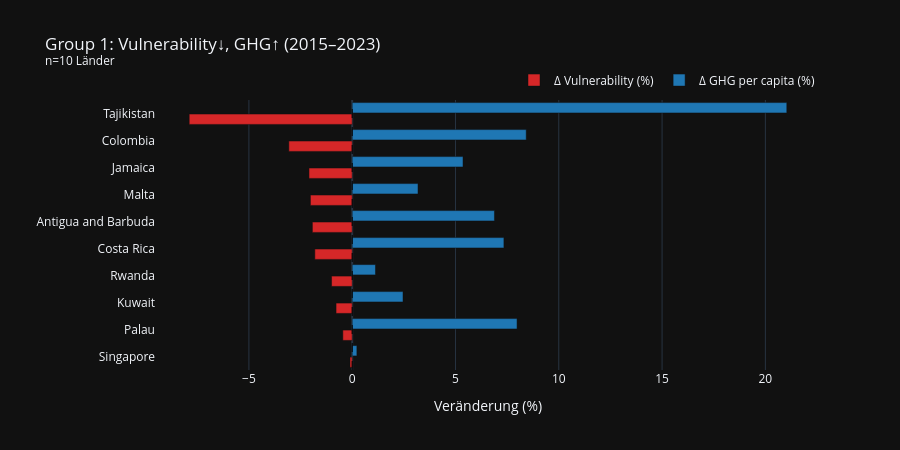
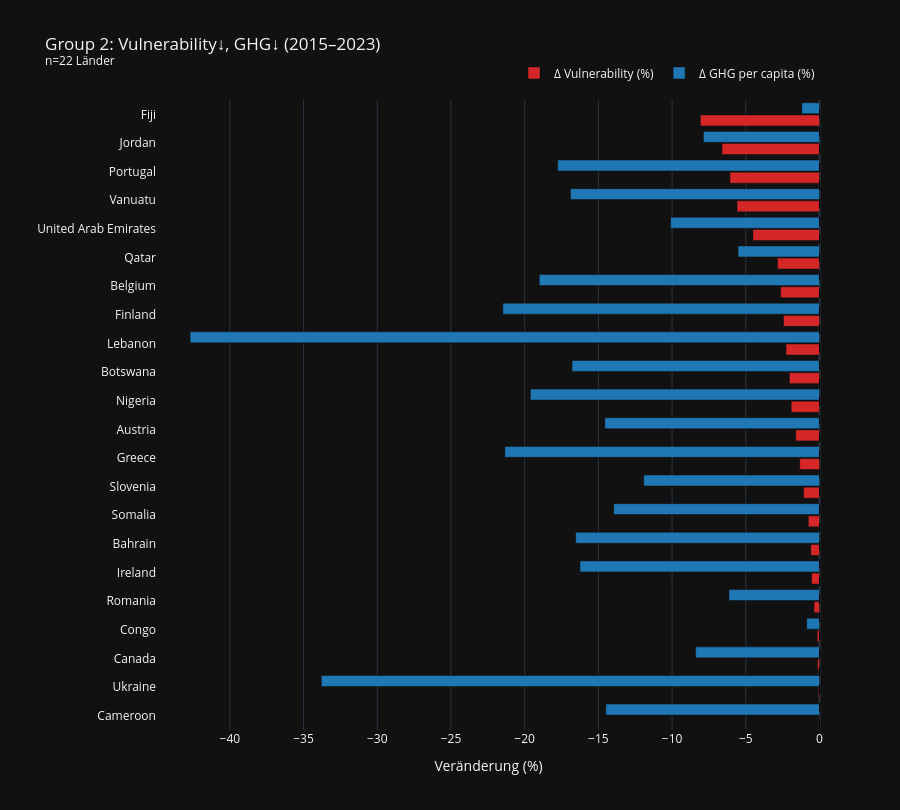
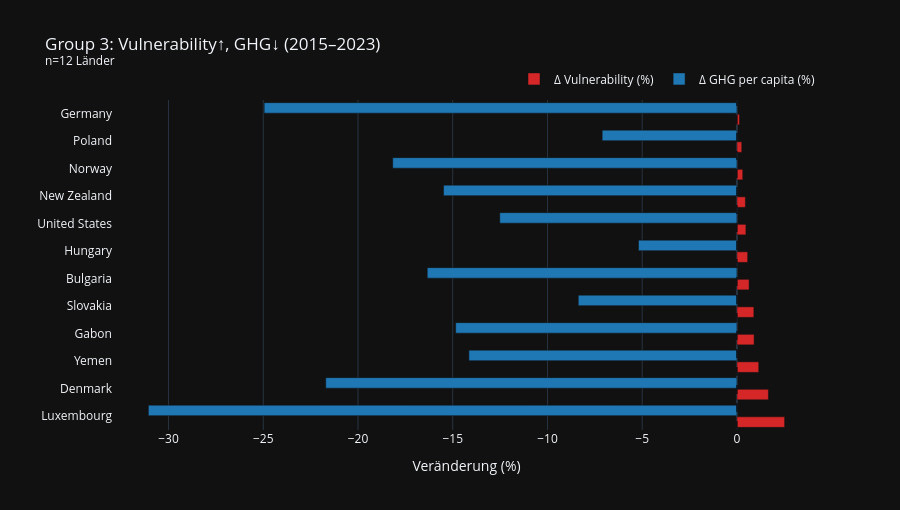
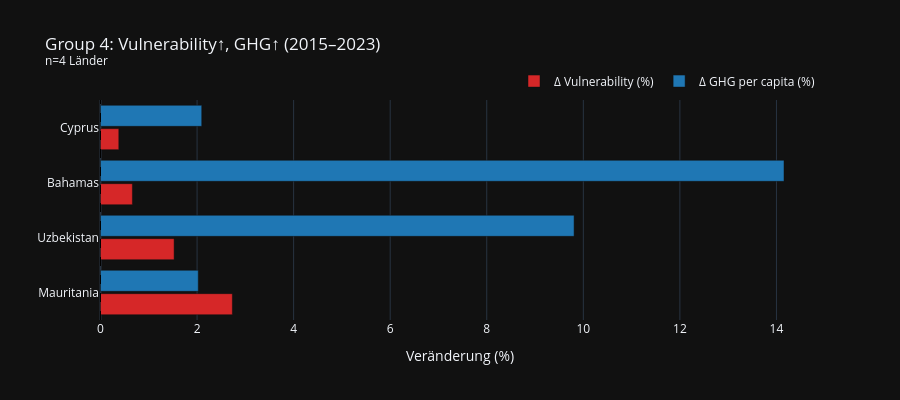

The code cell stored with these charts, in order, in its notebook:
### Markdown cell above
Relative Veränderung 1995–2023 berechnen (minimal)

### Code cell
# Alle 48 Länder: gültige Werte behalten und nach stärkster Vulnerability-Verbesserung sortieren
all48 = track.dropna(subset=["vuln_rel_15_23"]).sort_values("vuln_rel_15_23").copy()

# Quadranten definieren (analog assign_group)
quadrants = {
    "Group 1: Vulnerability↓, GHG↑": (all48["vuln_rel_15_23"] < 0) & (all48["emi_rel_15_23"] > 0),
    "Group 2: Vulnerability↓, GHG↓": (all48["vuln_rel_15_23"] < 0) & (all48["emi_rel_15_23"] < 0),
    "Group 3: Vulnerability↑, GHG↓": (all48["vuln_rel_15_23"] > 0) & (all48["emi_rel_15_23"] < 0),
    "Group 4: Vulnerability↑, GHG↑": (all48["vuln_rel_15_23"] > 0) & (all48["emi_rel_15_23"] > 0)
}

# Für jeden Quadranten einen Plot erstellen
for group_name, group_filter in quadrants.items():
    group_data = all48[group_filter].sort_values("vuln_rel_15_23", ascending=False).copy()
    
    if len(group_data) == 0:
        print(f"Keine Länder in {group_name}")
        continue
    
    # Figure erstellen
    fig = go.Figure()
    
    # Vulnerability Balken
    fig.add_trace(go.Bar(
        y=group_data["Name"],
        x=group_data["vuln_rel_15_23"],
        name="Δ Vulnerability (%)",
        orientation='h',
        marker=dict(color='#d62728'),
        hovertemplate='<b>%{y}</b><br>' +
                      'Vulnerability: %{x:.2f}%<br>' +
                      'ISO3: %{customdata[0]}<br>' +
                      'Status: %{customdata[1]}<br>' +
                      '<extra></extra>',
        customdata=group_data[["ISO3", "status_2015_2023"]]
    ))
    
    # GHG Emissions Balken
    fig.add_trace(go.Bar(
        y=group_data["Name"],
        x=group_data["emi_rel_15_23"],
        name="Δ GHG per capita (%)",
        orientation='h',
        marker=dict(color='#1f77b4'),
        hovertemplate='<b>%{y}</b><br>' +
                      'Emissions: %{x:.2f}%<br>' +
                      'ISO3: %{customdata[0]}<br>' +
                      'Status: %{customdata[1]}<br>' +
                      '<extra></extra>',
        customdata=group_data[["ISO3", "status_2015_2023"]]
    ))
    
    # Layout
    n_countries = len(group_data)
    height = max(400, n_countries * 30 + 150)
    
    fig.update_layout(
        title=f"{group_name} (2015–2023)<br><sup>n={n_countries} Länder</sup>",
        xaxis_title="Veränderung (%)",
        yaxis_title="",
        height=height,
        barmode='group',
        bargap=0.15,
        bargroupgap=0.1,
        legend=dict(
            orientation="h",
            yanchor="bottom",
            y=1.02,
            xanchor="right",
            x=1
        )
    )
    
    # Nulllinie
    fig.add_vline(x=0, line_width=1, line_dash="dash", line_color="black")
    
    fig.show()

### Figure 1 — Plotly figure (JSON) as saved in the notebook; plotly's stock layout.template omitted (floating-point values rounded to 4 significant figures)
{"data": [{"customdata": [["SGP", "off track"], ["PLW", "off track"], ["KWT", "off track"], ["RWA", "off track"], ["CRI", "off track"], ["ATG", "off track"], ["MLT", "off track"], ["JAM", "off track"], ["COL", "off track"], ["TJK", "off track"]], "hovertemplate": "<b>%{y}</b><br>Vulnerability: %{x:.2f}%<br>ISO3: %{customdata[0]}<br>Status: %{customdata[1]}<br><extra></extra>", "marker": {"color": "#d62728"}, "name": "Δ Vulnerability (%)", "orientation": "h", "x": [-0.1065, -0.4534, -0.7814, -0.9993, -1.808, -1.927, -2.022, -2.092, -3.067, -7.89], "y": ["Singapore", "Palau", "Kuwait", "Rwanda", "Costa Rica", "Antigua and Barbuda", "Malta", "Jamaica", "Colombia", "Tajikistan"], "type": "bar"}, {"customdata": [["SGP", "off track"], ["PLW", "off track"], ["KWT", "off track"], ["RWA", "off track"], ["CRI", "off track"], ["ATG", "off track"], ["MLT", "off track"], ["JAM", "off track"], ["COL", "off track"], ["TJK", "off track"]], "hovertemplate": "<b>%{y}</b><br>Emissions: %{x:.2f}%<br>ISO3: %{customdata[0]}<br>Status: %{customdata[1]}<br><extra></extra>", "marker": {"color": "#1f77b4"}, "name": "Δ GHG per capita (%)", "orientation": "h", "x": [0.2272, 7.98, 2.46, 1.128, 7.344, 6.886, 3.186, 5.365, 8.424, 21.04], "y": ["Singapore", "Palau", "Kuwait", "Rwanda", "Costa Rica", "Antigua and Barbuda", "Malta", "Jamaica", "Colombia", "Tajikistan"], "type": "bar"}], "layout": {"legend": {"orientation": "h", "yanchor": "bottom", "y": 1.02, "xanchor": "right", "x": 1}, "title": {"text": "Group 1: Vulnerability↓, GHG↑ (2015–2023)<br><sup>n=10 Länder</sup>"}, "xaxis": {"title": {"text": "Veränderung (%)"}}, "yaxis": {"title": {"text": ""}}, "height": 450, "barmode": "group", "bargap": 0.15, "bargroupgap": 0.1, "shapes": [{"line": {"color": "black", "dash": "dash", "width": 1}, "type": "line", "x0": 0, "x1": 0, "xref": "x", "y0": 0, "y1": 1, "yref": "y domain"}]}}

### Figure 2 — Plotly figure (JSON) as saved in the notebook; plotly's stock layout.template omitted (floating-point values rounded to 4 significant figures)
{"data": [{"customdata": [["CMR", "on track"], ["UKR", "on track"], ["CAN", "on track"], ["COG", "on track"], ["ROU", "on track"], ["IRL", "on track"], ["BHR", "on track"], ["SOM", "on track"], ["SVN", "on track"], ["GRC", "on track"], ["AUT", "on track"], ["NGA", "on track"], ["BWA", "on track"], ["LBN", "on track"], ["FIN", "on track"], ["BEL", "on track"], ["QAT", "on track"], ["ARE", "on track"], ["VUT", "on track"], ["PRT", "on track"], ["JOR", "on track"], ["FJI", "on track"]], "hovertemplate": "<b>%{y}</b><br>Vulnerability: %{x:.2f}%<br>ISO3: %{customdata[0]}<br>Status: %{customdata[1]}<br><extra></extra>", "marker": {"color": "#d62728"}, "name": "Δ Vulnerability (%)", "orientation": "h", "x": [-0.0346, -0.07361, -0.1246, -0.1551, -0.3713, -0.5336, -0.5896, -0.7569, -1.081, -1.343, -1.608, -1.919, -2.045, -2.268, -2.444, -2.634, -2.848, -4.514, -5.593, -6.072, -6.61, -8.078], "y": ["Cameroon", "Ukraine", "Canada", "Congo", "Romania", "Ireland", "Bahrain", "Somalia", "Slovenia", "Greece", "Austria", "Nigeria", "Botswana", "Lebanon", "Finland", "Belgium", "Qatar", "United Arab Emirates", "Vanuatu", "Portugal", "Jordan", "Fiji"], "type": "bar"}, {"customdata": [["CMR", "on track"], ["UKR", "on track"], ["CAN", "on track"], ["COG", "on track"], ["ROU", "on track"], ["IRL", "on track"], ["BHR", "on track"], ["SOM", "on track"], ["SVN", "on track"], ["GRC", "on track"], ["AUT", "on track"], ["NGA", "on track"], ["BWA", "on track"], ["LBN", "on track"], ["FIN", "on track"], ["BEL", "on track"], ["QAT", "on track"], ["ARE", "on track"], ["VUT", "on track"], ["PRT", "on track"], ["JOR", "on track"], ["FJI", "on track"]], "hovertemplate": "<b>%{y}</b><br>Emissions: %{x:.2f}%<br>ISO3: %{customdata[0]}<br>Status: %{customdata[1]}<br><extra></extra>", "marker": {"color": "#1f77b4"}, "name": "Δ GHG per capita (%)", "orientation": "h", "x": [-14.5, -33.79, -8.401, -0.8712, -6.143, -16.25, -16.54, -13.96, -11.93, -21.34, -14.56, -19.61, -16.78, -42.69, -21.48, -19.01, -5.525, -10.1, -16.89, -17.76, -7.873, -1.197], "y": ["Cameroon", "Ukraine", "Canada", "Congo", "Romania", "Ireland", "Bahrain", "Somalia", "Slovenia", "Greece", "Austria", "Nigeria", "Botswana", "Lebanon", "Finland", "Belgium", "Qatar", "United Arab Emirates", "Vanuatu", "Portugal", "Jordan", "Fiji"], "type": "bar"}], "layout": {"legend": {"orientation": "h", "yanchor": "bottom", "y": 1.02, "xanchor": "right", "x": 1}, "title": {"text": "Group 2: Vulnerability↓, GHG↓ (2015–2023)<br><sup>n=22 Länder</sup>"}, "xaxis": {"title": {"text": "Veränderung (%)"}}, "yaxis": {"title": {"text": ""}}, "height": 810, "barmode": "group", "bargap": 0.15, "bargroupgap": 0.1, "shapes": [{"line": {"color": "black", "dash": "dash", "width": 1}, "type": "line", "x0": 0, "x1": 0, "xref": "x", "y0": 0, "y1": 1, "yref": "y domain"}]}}

### Figure 3 — Plotly figure (JSON) as saved in the notebook; plotly's stock layout.template omitted (floating-point values rounded to 4 significant figures)
{"data": [{"customdata": [["LUX", "off track"], ["DNK", "off track"], ["YEM", "off track"], ["GAB", "off track"], ["SVK", "off track"], ["BGR", "off track"], ["HUN", "off track"], ["USA", "off track"], ["NZL", "off track"], ["NOR", "off track"], ["POL", "off track"], ["DEU", "off track"]], "hovertemplate": "<b>%{y}</b><br>Vulnerability: %{x:.2f}%<br>ISO3: %{customdata[0]}<br>Status: %{customdata[1]}<br><extra></extra>", "marker": {"color": "#d62728"}, "name": "Δ Vulnerability (%)", "orientation": "h", "x": [2.519, 1.662, 1.153, 0.9056, 0.893, 0.6417, 0.5668, 0.4736, 0.4471, 0.3088, 0.2562, 0.1375], "y": ["Luxembourg", "Denmark", "Yemen", "Gabon", "Slovakia", "Bulgaria", "Hungary", "United States", "New Zealand", "Norway", "Poland", "Germany"], "type": "bar"}, {"customdata": [["LUX", "off track"], ["DNK", "off track"], ["YEM", "off track"], ["GAB", "off track"], ["SVK", "off track"], ["BGR", "off track"], ["HUN", "off track"], ["USA", "off track"], ["NZL", "off track"], ["NOR", "off track"], ["POL", "off track"], ["DEU", "off track"]], "hovertemplate": "<b>%{y}</b><br>Emissions: %{x:.2f}%<br>ISO3: %{customdata[0]}<br>Status: %{customdata[1]}<br><extra></extra>", "marker": {"color": "#1f77b4"}, "name": "Δ GHG per capita (%)", "orientation": "h", "x": [-31.07, -21.7, -14.15, -14.85, -8.374, -16.34, -5.196, -12.52, -15.49, -18.17, -7.113, -24.95], "y": ["Luxembourg", "Denmark", "Yemen", "Gabon", "Slovakia", "Bulgaria", "Hungary", "United States", "New Zealand", "Norway", "Poland", "Germany"], "type": "bar"}], "layout": {"legend": {"orientation": "h", "yanchor": "bottom", "y": 1.02, "xanchor": "right", "x": 1}, "title": {"text": "Group 3: Vulnerability↑, GHG↓ (2015–2023)<br><sup>n=12 Länder</sup>"}, "xaxis": {"title": {"text": "Veränderung (%)"}}, "yaxis": {"title": {"text": ""}}, "height": 510, "barmode": "group", "bargap": 0.15, "bargroupgap": 0.1, "shapes": [{"line": {"color": "black", "dash": "dash", "width": 1}, "type": "line", "x0": 0, "x1": 0, "xref": "x", "y0": 0, "y1": 1, "yref": "y domain"}]}}

### Figure 4 — Plotly figure (JSON) as saved in the notebook; plotly's stock layout.template omitted (floating-point values rounded to 4 significant figures)
{"data": [{"customdata": [["MRT", "off track"], ["UZB", "off track"], ["BHS", "off track"], ["CYP", "off track"]], "hovertemplate": "<b>%{y}</b><br>Vulnerability: %{x:.2f}%<br>ISO3: %{customdata[0]}<br>Status: %{customdata[1]}<br><extra></extra>", "marker": {"color": "#d62728"}, "name": "Δ Vulnerability (%)", "orientation": "h", "x": [2.731, 1.525, 0.6607, 0.3793], "y": ["Mauritania", "Uzbekistan", "Bahamas", "Cyprus"], "type": "bar"}, {"customdata": [["MRT", "off track"], ["UZB", "off track"], ["BHS", "off track"], ["CYP", "off track"]], "hovertemplate": "<b>%{y}</b><br>Emissions: %{x:.2f}%<br>ISO3: %{customdata[0]}<br>Status: %{customdata[1]}<br><extra></extra>", "marker": {"color": "#1f77b4"}, "name": "Δ GHG per capita (%)", "orientation": "h", "x": [2.025, 9.809, 14.16, 2.097], "y": ["Mauritania", "Uzbekistan", "Bahamas", "Cyprus"], "type": "bar"}], "layout": {"legend": {"orientation": "h", "yanchor": "bottom", "y": 1.02, "xanchor": "right", "x": 1}, "title": {"text": "Group 4: Vulnerability↑, GHG↑ (2015–2023)<br><sup>n=4 Länder</sup>"}, "xaxis": {"title": {"text": "Veränderung (%)"}}, "yaxis": {"title": {"text": ""}}, "height": 400, "barmode": "group", "bargap": 0.15, "bargroupgap": 0.1, "shapes": [{"line": {"color": "black", "dash": "dash", "width": 1}, "type": "line", "x0": 0, "x1": 0, "xref": "x", "y0": 0, "y1": 1, "yref": "y domain"}]}}
